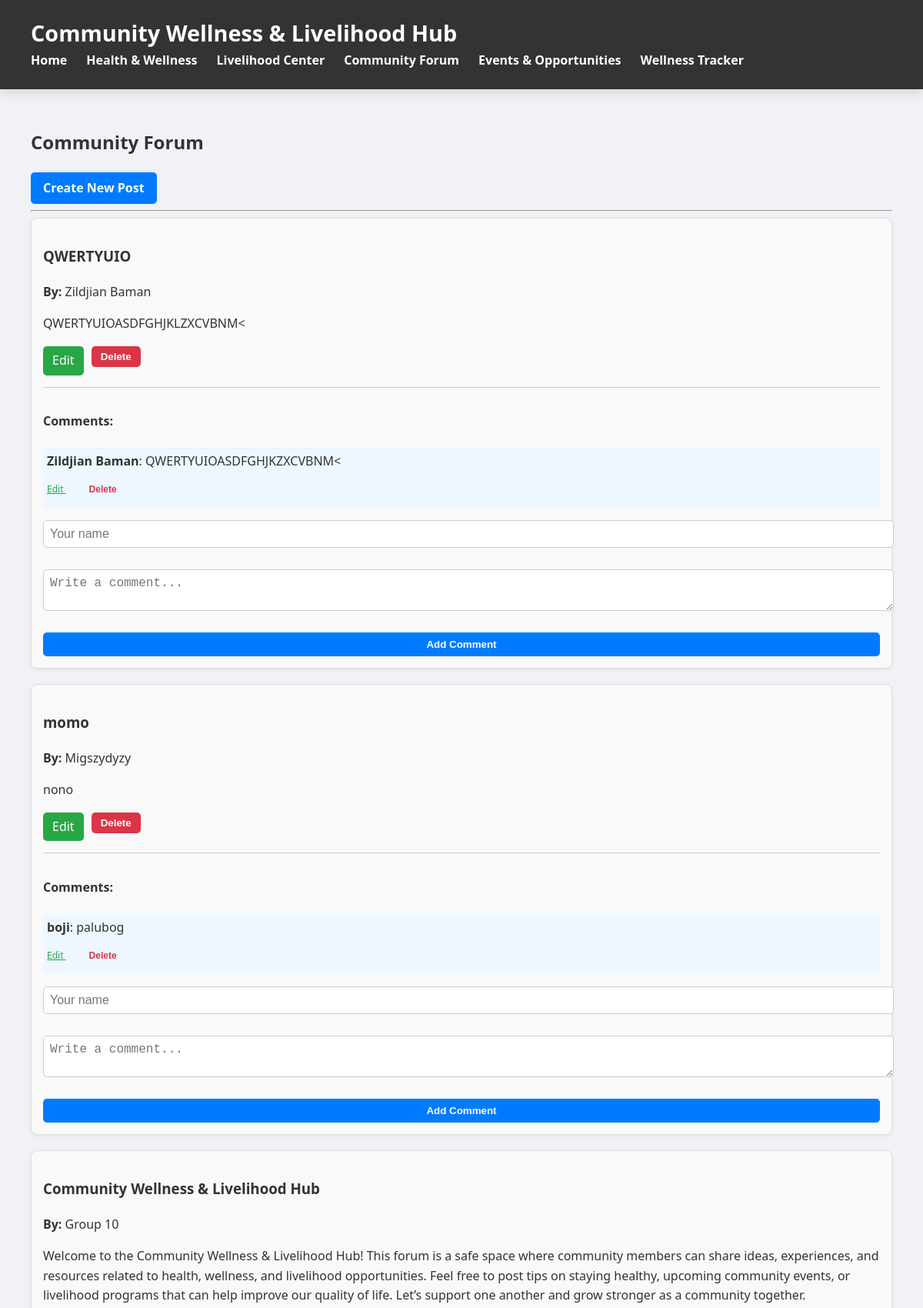
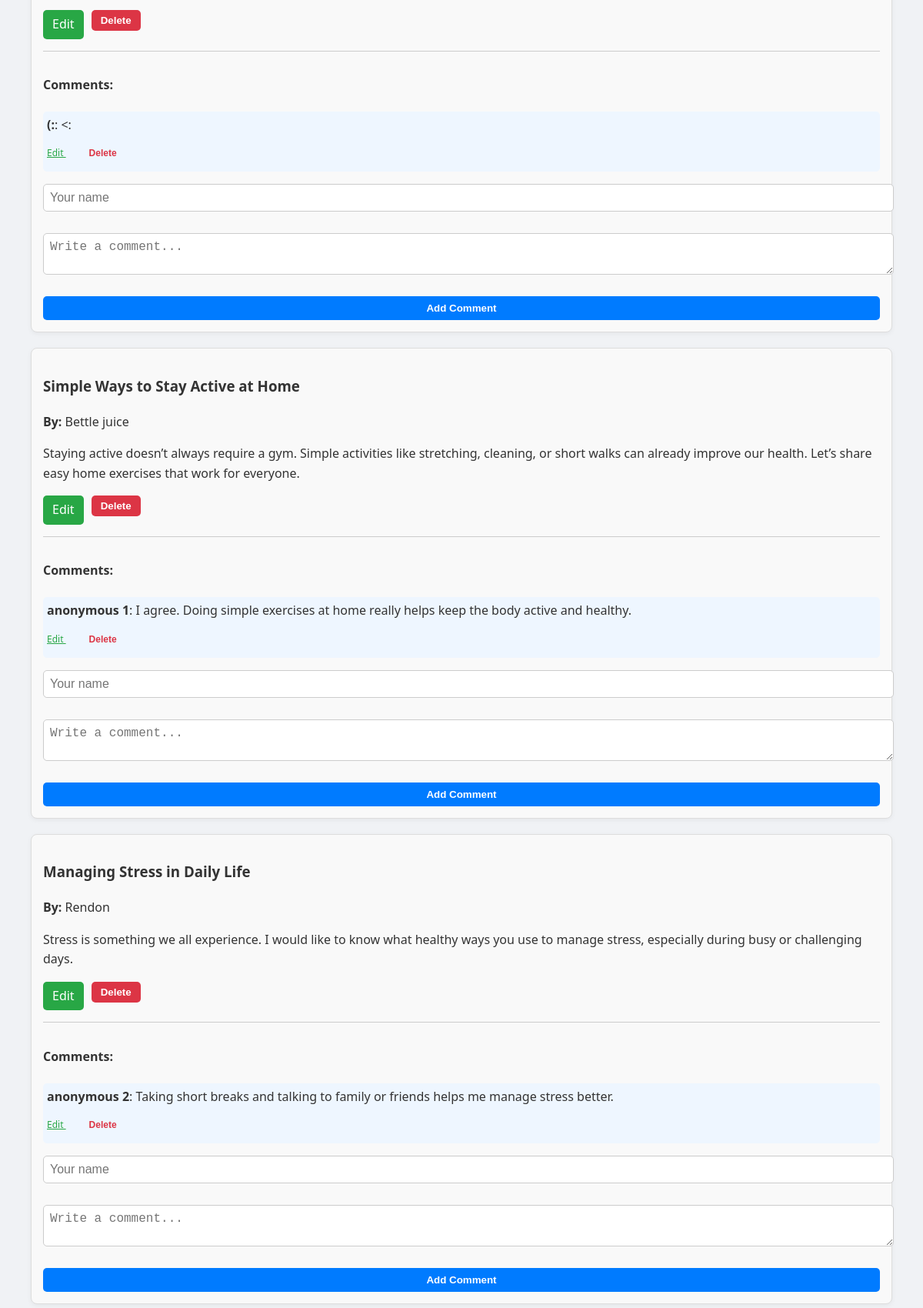
The app's page /forum/ (upper part) with its own data (2 pictures, top to bottom).
### models.py (models this page shows)
class ForumPost(db.Model):
    id = db.Column(db.Integer, primary_key=True)
    username = db.Column(db.String(50), nullable=False)
    title = db.Column(db.String(200), nullable=False)
    content = db.Column(db.Text, nullable=False)

class Comment(db.Model):
    id = db.Column(db.Integer, primary_key=True)
    forum_post_id = db.Column(db.Integer, db.ForeignKey('forum_post.id'), nullable=False)
    username = db.Column(db.String(50), nullable=False)
    content = db.Column(db.Text, nullable=False)
    forum_post = db.relationship('ForumPost', backref=db.backref('comments', lazy=True))

### app.py (the view)
@forum_bp.route("/")
def forum():
    posts = ForumPost.query.all()
    return render_template("forum.html", posts=posts)

### Templates/forum.html (shortened to what this page needs)
{% extends "base.html" %}
{% block content %}
<h2>Community Forum</h2>
<a href="{{ url_for('forum.add_post') }}" class="button"
   style="background-color:#007BFF; color:white; padding:8px 16px;
          border-radius:5px; text-decoration:none;">
    Create New Post
</a>
<hr>
{% if posts %}
    {% for p in posts %}
        <div class="card"
             style="padding:15px; margin-bottom:20px; border:1px solid #ddd;
                    border-radius:8px; background-color:#f9f9f9;">
            <h3>{{ p.title }}</h3>
            <p><b>By:</b> {{ p.username }}</p>
            <p>{{ p.content }}</p>
            <div style="margin-top:10px; display:flex; gap:10px;">
                <a href="{{ url_for('forum.edit_forum', post_id=p.id) }}"
                style="background:#28a745; padding:6px 12px; color:white; border-radius:5px; text-decoration:none;">
                    Edit
                </a>
                <form action="{{ url_for('forum.delete_forum', post_id=p.id) }}" method="POST"
                    onsubmit="return confirm('Are you sure you want to delete this post?');">
                    <button style="background:#dc3545; padding:6px 12px; border:none; color:white; border-radius:5px;">
                        Delete
                    </button>
                </form>
            </div>
            <div class="comments"
                 style="margin-top:15px; padding-top:10px; border-top:1px solid #ccc;">
                <h4>Comments:</h4>
                <ul style="list-style-type:none; padding-left:0;">
                    {% for comment in p.comments %}
                        <li style="margin-bottom:10px; padding:5px;
                                   background-color:#eef6ff; border-radius:5px;">
                            <strong>{{ comment.username }}</strong>: {{ comment.content }}
                            <div style="margin-top:5px;">
                                <a href="{{ url_for('forum.edit_comment', comment_id=comment.id) }}"
                                style="font-size:12px; margin-right:10px; color:#28a745;">
                                    Edit
                                </a>
                                <form action="{{ url_for('forum.delete_comment', comment_id=comment.id) }}"
                                    method="POST" style="display:inline;"
                                    onsubmit="return confirm('Delete comment?');">
                                    <button style="font-size:12px; color:#dc3545; background:none; border:none; cursor:pointer;">
                                        Delete
                                    </button>
                                </form>
                            </div>
                        </li>
                    {% else %}
                        <li>No comments yet.</li>
                    {% endfor %}
                </ul>
            </div>
            <div class="add-comment" style="margin-top:10px;">
                <form action="{{ url_for('forum.add_comment', post_id=p.id) }}"
                      method="POST"
                      style="display:flex; flex-direction:column; gap:8px;">
                    <input type="text" name="username" placeholder="Your name" required
                           style="padding:8px; border-radius:5px; border:1px solid #ccc;">
                    <textarea name="content" placeholder="Write a comment..." required
                              style="padding:8px; border-radius:5px; border:1px solid #ccc;"></textarea>
                    <button type="submit"
                            style="background-color:#007BFF; color:white;
                                   border:none; padding:8px 16px;
                                   border-radius:5px; cursor:pointer;">
                        Add Comment
                    </button>
                </form>
            </div>
        </div>
    {% endfor %}
{% else %}
    <p>No posts yet. Be the first to share!</p>
{% endif %}
{% endblock %}

### Static/style.css (style rules this page uses)
:root { --primary: #0275d8; --primary-dark: #025aa5; --bg: #f0f2f5; --card-bg: #fff; --text: #333; --radius: 8px; --shadow-sm: 0 2px 6px rgba(0,0,0,0.05); --shadow-md: 0 5px 15px rgba(0,0,0,0.12); }
body { font-family: 'Segoe UI', Tahoma, Geneva, Verdana, sans-serif; background: var(--bg); margin: 0; padding: 0; color: var(--text); line-height: 1.6; }
.button, button { background: var(--primary); color: #fff; padding: 12px 20px; text-decoration: none; border-radius: var(--radius); display: inline-block; font-weight: 600; cursor: pointer; transition: background 0.3s ease, transform 0.2s ease; border: none; }
.input, .textarea, input[type="text"], textarea, input[type="date"], input[type="number"] { width: 100%; padding: 12px; margin-bottom: 20px; border: 1px solid #ccc; border-radius: var(--radius); font-size: 1rem; transition: all 0.3s ease; background: #fff; }
.card { background: var(--card-bg); padding: 20px; margin-bottom: 20px; border-left: 6px solid var(--primary); border-radius: var(--radius); box-shadow: var(--shadow-sm); transition: transform 0.25s ease, box-shadow 0.25s ease; }

### records on screen
ForumPost: title "QWERTYUIO", username "Zildjian Baman", content "QWERTYUIOASDFGHJKLZXCVBNM<"
Comment: username "Zildjian Baman", content "QWERTYUIOASDFGHJKZXCVBNM<"
ForumPost: title "momo", username "Migszydyzy", content "nono"
Comment: username "boji", content "palubog"
ForumPost: title "Community Wellness & Livelihood Hub", username "Group 10", content "Welcome to the Community Wellness & Livelihood Hub! This forum is a safe space where community members can share ideas, experiences, and resources related to health, wellness, and livelihood opportunities. Feel free to post tips on staying healthy, upcoming community events, or livelihood programs that can help improve our quality of life. Let’s support one another and grow stronger as a community together."
Comment: username "(:", content "<:"
ForumPost: title "Simple Ways to Stay Active at Home", username "Bettle juice", content "Staying active doesn’t always require a gym. Simple activities like stretching, cleaning, or short walks can already improve our health. Let’s share easy home exercises that work for everyone."
Comment: username "anonymous 1", content "I agree. Doing simple exercises at home really helps keep the body active and healthy."
ForumPost: title "Managing Stress in Daily Life", username "Rendon", content "Stress is something we all experience. I would like to know what healthy ways you use to manage stress, especially during busy or challenging days."
Comment: username "anonymous 2", content "Taking short breaks and talking to family or friends helps me manage stress better."
